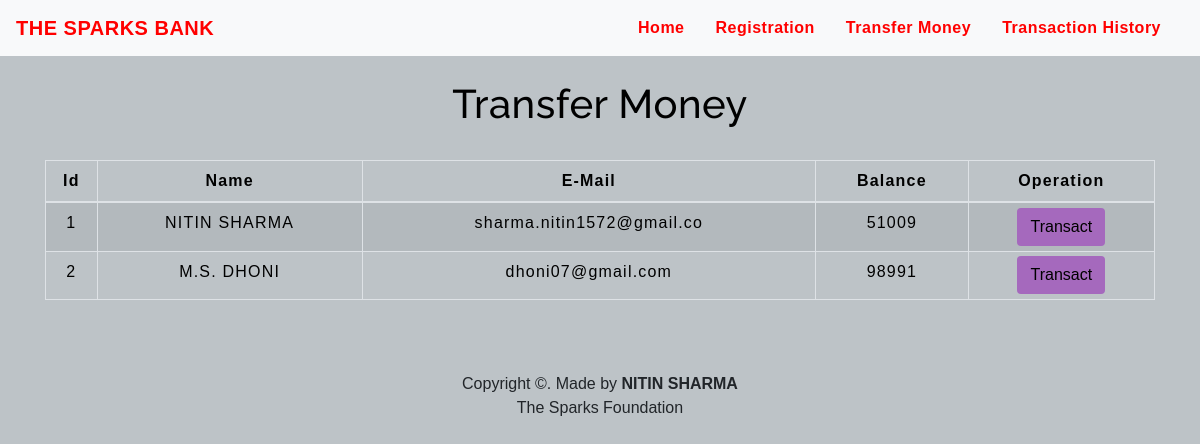
The app's page /transfermoney.php with its own data.
### tables this page shows
CREATE TABLE `users` (
  `id` int(25) NOT NULL,
  `name` varchar(30) NOT NULL,
  `email` varchar(25) NOT NULL,
  `balance` int(25) NOT NULL
);

### transfermoney.php (the view, shortened to what this page needs)
<!DOCTYPE html>
<html lang="en">
<head>
    <link rel="stylesheet" href="https://maxcdn.bootstrapcdn.com/bootstrap/4.0.0/css/bootstrap.min.css">
    <link rel="stylesheet" type="text/css" href="table.css">
    <link rel="stylesheet" type="text/css" href="navbar.css">
</head>
<body style="background-color : #BDC3C7;">
<?php
    include 'config.php';
    $sql = "SELECT * FROM users";
    $result = mysqli_query($conn,$sql);
?>
<?php
  include 'navbar.php';
?>
<div class="container">
        <h2 class="text-center pt-4" style="color : black;">Transfer Money</h2>
        <br>
            <div class="row">
                <div class="col">
                    <div class="table-responsive-sm">
                    <table class="table table-hover table-sm table-striped table-condensed table-bordered" style="border-color:black;">
                        <thead style="color : black;">
                            <tr>
                            <th scope="col" class="text-center py-2">Id</th>
                            <th scope="col" class="text-center py-2">Name</th>
                            <th scope="col" class="text-center py-2">E-Mail</th>
                            <th scope="col" class="text-center py-2">Balance</th>
                            <th scope="col" class="text-center py-2">Operation</th>
                            </tr>
                        </thead>
                        <tbody>
                <?php
                    while($rows=mysqli_fetch_assoc($result)){
                ?>
                    <tr style="color : black;">
                        <td class="py-2"><?php echo $rows['id'] ?></td>
                        <td class="py-2"><?php echo $rows['name']?></td>
                        <td class="py-2"><?php echo $rows['email']?></td>
                        <td class="py-2"><?php echo $rows['balance']?></td>
                        <td><a href="selecteduserdetail.php?id= <?php echo $rows['id'] ;?>"> <button type="button" class="btn" style="background-color : #A569BD;">Transact</button></a></td>
                    </tr>
                <?php
                    }
                ?>
                        </tbody>
                    </table>
                    </div>
                </div>
            </div>
         </div>
         <footer class="text-center mt-5 py-2">
            <p>Copyright &copy;. Made by <b>NITIN SHARMA</b> <br> The Sparks Foundation</p>
        </footer>
</body>
</html>

### table.css (style rules this page uses)
* { padding: 0; margin: 0; box-sizing: border-box; font-family: sans-serif; }
h2 { font-size: 40px; }
table { letter-spacing: 1.2px; }
td { text-align: center; }
button { border:none; background: #d9d9d9; transition: 1s; }

### navbar.css (style rules this page uses)
h2 { color: #4C4B4B; letter-spacing: 0.5px; font-family: raleway; }

### transfermoney.php (style rules this page uses)
button { transition: 1.5s; }

### records on screen
users: id "1", name "NITIN SHARMA", email "sharma.nitin1572@gmail.co", balance "51009"
users: id "2", name "M.S. DHONI", email "dhoni07@gmail.com", balance "98991"
